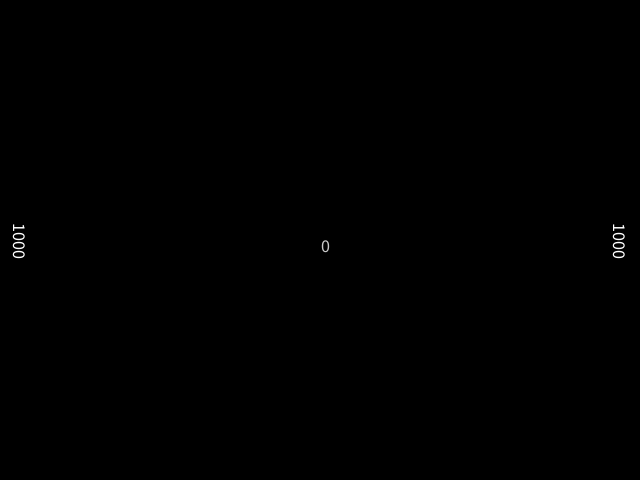
Frame 1 (no input)
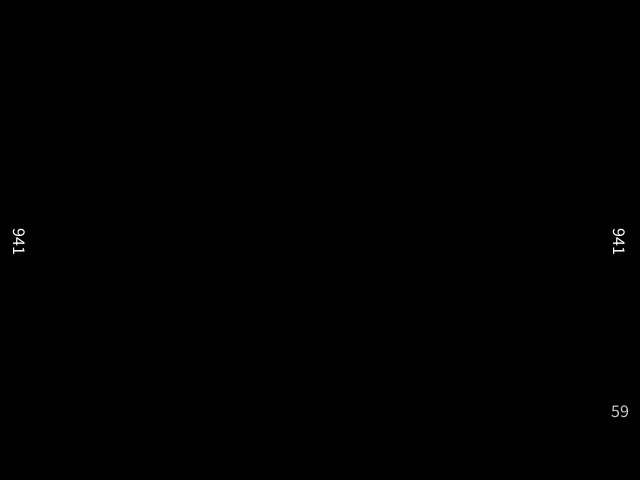
Frame 60 (the mouse pressed at the canvas centre just before this capture)
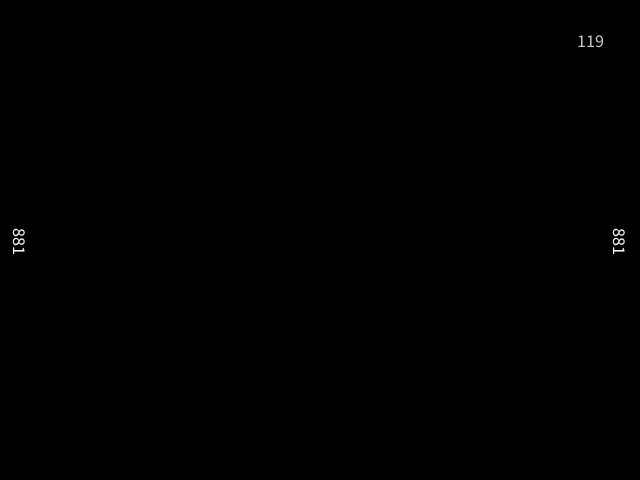
Frame 120 (the mouse held since frame 60 and released just before this capture)

The Processing sketch that drew these frames (run headless with seeded random() and noise(); from frame 60 on, the mouse is pressed at the canvas centre):

// Processing sketch: Pong_score
// ── Pong_score.pde
// Pong
//
// A simple version of Pong using object-oriented programming.
// Allows to people to bounce a ball back and forth between
// two paddles that they control.
//
// No scoring. (Yet!)
// No score display. (Yet!)
// Pretty ugly. (Now!)
// Only two paddles. (So far!)

// Global variables for the paddles and the ball
Paddle leftPaddle;
Paddle rightPaddle;
Ball ball;

// The distance from the edge of the window a paddle should be
int PADDLE_INSET = 20;

// The background colour during play (black)
color backgroundColor = color(0);


// setup()
//
// Sets the size and creates the paddles and ball

void setup() {
  // Set the size
  size(640, 480);

  // Create the paddles on either side of the screen. 
  // Use PADDLE_INSET to to position them on x, position them both at centre on y
  // Also pass through the two keys used to control 'up' and 'down' respectively
  // NOTE: On a mac you can run into trouble if you use keys that create that popup of
  // different accented characters in text editors (so avoid those if you're changing this)
  leftPaddle = new Paddle(PADDLE_INSET, height/2, 's', 'd');
  rightPaddle = new Paddle(width - PADDLE_INSET, height/2, 'k', 'l');

  // Create the ball at the centre of the screen
  ball = new Ball(width/2, height/2);
}

// draw()
//
// Handles all the magic of making the paddles and ball move, checking
// if the ball has hit a paddle, and displaying everything.

void draw() {
  // Fill the background each frame so we have animation
  background(backgroundColor);

  // Update the paddles and ball by calling their update methods
  leftPaddle.update();
  rightPaddle.update();
  ball.update();

  // Check if the ball has collided with either paddle
  ball.collide(leftPaddle);
  ball.collide(rightPaddle);

  // Check if the ball has gone off the screen
  if (ball.isOffScreen()) {
    // If it has, reset the ball
    ball.reset();
  }

  // Display the paddles and the ball
  leftPaddle.display();
  rightPaddle.display();
  ball.display();
}

// keyPressed()
//
// The paddles need to know if they should move based on a keypress
// so when the keypress is detected in the main program we need to
// tell the paddles

void keyPressed() {
  // Just call both paddles' own keyPressed methods
  leftPaddle.keyPressed();
  rightPaddle.keyPressed();
}

// keyReleased()
//
// As for keyPressed, except for released!

void keyReleased() {
  // Call both paddles' keyReleased methods
  leftPaddle.keyReleased();
  rightPaddle.keyReleased();
}
// ── Ball.pde
// Ball
//
// A class that defines a ball that can move around in the window, bouncing
// of the top and bottom, and can detect collision with a paddle and bounce off that.

class Ball {


  /////////////// Properties ///////////////

  // Default values for speed and size
  int SPEED = 5;
  int SIZE = 16;

  // The location of the ball
  int x;
  int y;

  // The velocity of the ball
  int vx;
  int vy;

  // The colour of the ball
  color ballColor = color(200);
  
  int counter;


  /////////////// Constructor ///////////////

  // Ball(int _x, int _y)
  //
  // The constructor sets the variable to their starting values
  // x and y are set to the arguments passed through (from the main program)
  // and the velocity starts at SPEED for both x and y 
  // (so the ball starts by moving down and to the right)
  // NOTE that I'm using an underscore in front of the arguments to distinguish
  // them from the class's properties

  Ball(int _x, int _y) {
    x = _x;
    y = _y;
    vx = SPEED;
    vy = SPEED;
  }


  /////////////// Methods ///////////////

  // update()
  //
  // This is called by the main program once per frame. It makes the ball move
  // and also checks whether it should bounce of the top or bottom of the screen
  // and whether the ball has gone off the screen on either side.

  void update() {
    // First update the location based on the velocity (so the ball moves)
    x += vx;
    y += vy;

    // Check if the ball is going off the top of bottom
    if (y - SIZE/2 < 0 || y + SIZE/2 > height) {
      // If it is, then make it "bounce" by reversing its velocity
      vy = -vy;
    }
  }
  
  // reset()
  //
  // Resets the ball to the centre of the screen.
  // Note that it KEEPS its velocity
  
  void reset() {
    x = width/2;
    y = height/2;
  }
  
  // isOffScreen()
  //
  // Returns true if the ball is off the left or right side of the window
  // otherwise false
  // (If we wanted to return WHICH side it had gone off, we'd have to return
  // something like an int (e.g. 0 = not off, 1 = off left, 2 = off right)
  // or a String (e.g. "ON SCREEN", "OFF LEFT", "OFF RIGHT")
  
  boolean isOffScreen() {
    return (x + SIZE/2 < 0 || x - SIZE/2 > width);
  }

  // collide(Paddle paddle)
  //
  // Checks whether this ball is colliding with the paddle passed as an argument
  // If it is, it makes the ball bounce away from the paddle by reversing its
  // x velocity

  void collide(Paddle paddle) {
    // Calculate possible overlaps with the paddle side by side
    boolean insideLeft = (x + SIZE/2 > paddle.x - paddle.WIDTH/2);
    boolean insideRight = (x - SIZE/2 < paddle.x + paddle.WIDTH/2);
    boolean insideTop = (y + SIZE/2 > paddle.y - paddle.HEIGHT/2);
    boolean insideBottom = (y - SIZE/2 < paddle.y + paddle.HEIGHT/2);
    
    // Check if the ball overlaps with the paddle
    if (insideLeft && insideRight && insideTop && insideBottom) {
      // If it was moving to the left
      if (vx < 0) {
        // Reset its position to align with the right side of the paddle
        x = paddle.x + paddle.WIDTH/2 + SIZE/2;
      } else if (vx > 0) {
        // Reset its position to align with the left side of the paddle
        x = paddle.x - paddle.WIDTH/2 - SIZE/2;
      }
      // And make it bounce
      vx = -vx;
    }
  }

  // display()
  //
  // Draw the ball at its position

  void display() {
    // Set up the appearance of the ball (no stroke, a fill, and rectMode as CENTER)
    noStroke();
    fill(ballColor);
    rectMode(CENTER);

    // Draw the ball
    //rect(x, y, SIZE, SIZE);
    textSize(18);
text(counter, x, y); 
counter++;
  }
}
// ── Paddle.pde
// Paddle
//
// A class that defines a paddle that can be moved up and down on the screen
// using keys passed through to the constructor.

class Paddle {

  /////////////// Properties ///////////////

  // Default values for speed and size
  int SPEED = 5;
  int HEIGHT = 70;
  int WIDTH = 16;

  // The position and velocity of the paddle (note that vx isn't really used right now)
  int x;
  int y;
  int vx;
  int vy;
  
  // The fill color of the paddle
  color paddleColor = color(255);

  // The characters used to make the paddle move up and down, defined in constructor
  char upKey;
  char downKey;
  
  int score;
  int counter=1000;
  


  /////////////// Constructor ///////////////

  // Paddle(int _x, int _y, char _upKey, char _downKey)
  //
  // Sets the position and controls based on arguments,
  // starts the velocity at 0

  Paddle(int _x, int _y, char _upKey, char _downKey) {
    x = _x;
    y = _y;
    vx = 0;
    vy = 0;

    upKey = _upKey;
    downKey = _downKey;
  }


  /////////////// Methods ///////////////

  // update()
  //
  // Updates position based on velocity and constraints the paddle to the window

  void update() {
    // Update position with velocity (to move the paddle)
    x += vx;
    y += vy;

    // Constrain the paddle's y position to be in the window
    y = constrain(y,0 + HEIGHT/2,height - HEIGHT/2);
  }

  // display()
  //
  // Display the paddle at its location
  
  void display() {
    // Set display properties
    noStroke();
    fill(paddleColor);
    rectMode(CENTER);
    
    // Draw the paddle as a rectangle
    //rect(x, y, WIDTH, HEIGHT);
    textSize(18);
//text(counter, x, y); 
pushMatrix();
//translate(width/2, height/2);
translate(x, y);
rotate(PI/2);
fill(255);
textAlign(CENTER, CENTER);
text(counter, 0, 0); 
popMatrix();
//textAlign(alignY);
counter--;

  }

  // keyPressed()
  //
  // Called when keyPressed is called in the main program
  
  void keyPressed() {
    // Check if the key is our up key
    if (key == upKey) {
      // If so we want a negative y velocity
      vy = -SPEED;
    } // Otherwise check if the key is our down key 
    else if (key == downKey) {
      // If so we want a positive y velocity
      vy = SPEED;
    }
  }

  // keyReleased()
  //
  // Called when keyReleased is called in the main program

  void keyReleased() {
    // Check if the key is our up key and the paddle is moving up
    if (key == upKey && vy < 0) {
      // If so it should stop
      vy = 0;
    } // Otherwise check if the key is our down key and paddle is moving down 
    else if (key == downKey && vy > 0) {
      // If so it should stop
      vy = 0;
    }
  }
}
